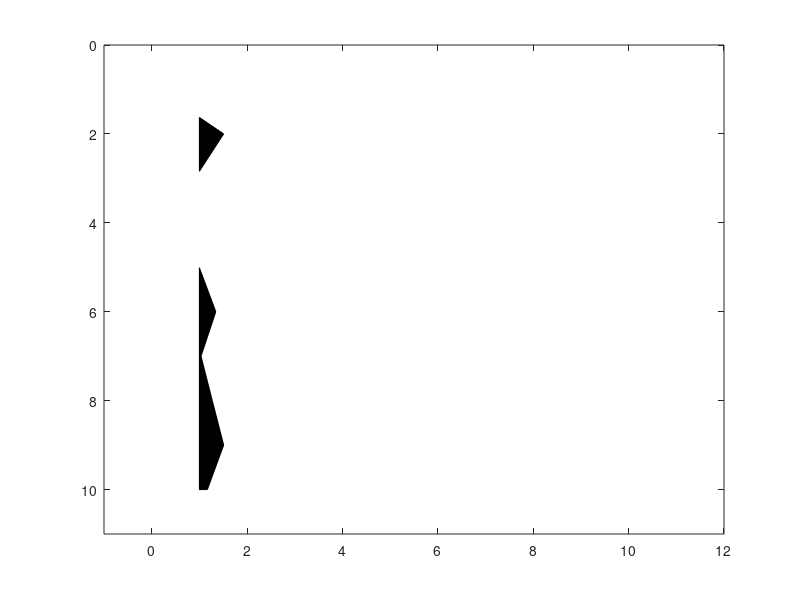

The MATLAB script that drew this image: (Note: this script raises an error after producing the figure.)
function wigb(a,scal,x,z,amx)
%WIGB: Plot seismic data using wiggles.
%
%  WIGB(a,scal,x,z,amx)
%
%  IN  a:     seismic data (a matrix, traces are columns)
%      scale: multiple data by scal
%      x:     horizontal axis (often offset)
%      z:     vertical axis (often time)
%
%  Note
%
%    If only 'a' is enter, 'scal,x,z,amn,amx' are set automatically;
%    otherwise, 'scal' is a scalar; 'x, z' are vectors for annotation in
%    offset and time, amx are the amplitude range.
%
%
%  Author(s): Xingong Li (Intseis, Integrated Seismic Solutions)
%  Copyright 1998-2003 Xingong
%  Revision: 1.2  Date: Dec/2002
%  Copyright 2018 Yi Lin
%  Revision: 1.3  Date: April/2018
%  fix a bug: when a trace has its values being all negative and the same, and
% also very small, e.g. trace(:,17) = -1.39e-17, the original code fails. I fixed
% this bug by simply modify the line 75.

 if nargin == 0, nx=10;nz=10; a = rand(nz,nx)-0.5; end;

 [nz,nx]=size(a);

 trmx= max(abs(a));
 if (nargin <= 4); amx=mean(trmx);  end;
 if (nargin <= 2); x=[1:nx]; z=[1:nz];  end;
 if (nargin <= 1); scal =1; end;

 if nx <= 1; disp(' ERR:PlotWig: nx has to be more than 1');return;end;

 % take the average as dx

	dx1 = abs(x(2:nx)-x(1:nx-1));
 	dx = median(dx1);


 dz=z(2)-z(1);
 xmx=max(max(a)); xmn=min(min(a));

 if scal == 0; scal=1; end;
 a = a * dx /amx;
 a = a * scal;

 fprintf(' PlotWig: data range [%f, %f], plotted max %f \n',xmn,xmx,amx);

% set display range

 x1=min(x)-2.0*dx; x2=max(x)+2.0*dx;
 z1=min(z)-dz; z2=max(z)+dz;

 set(gca,'NextPlot','add','Box','on', ...
  'XLim', [x1 x2], ...
  'YDir','reverse', ...
  'YLim',[z1 z2]);



	fillcolor = [0 0 0];
	linecolor = [0 0 0];
	linewidth = 1.;

	z=z'; 	% input as row vector
	zstart=z(1);
	zend  =z(nz);

for i=1:nx,

  if trmx(i) ~= 0 && trmx(i) >= 1e-8;    % skip the zero traces, fix the bug 
	tr=a(:,i); 	% --- one scale for all section
  	s = sign(tr) ;
  	i1= find( s(1:nz-1) ~= s(2:nz) );	% zero crossing points
	npos = length(i1);


	%12/7/97
	zadd = i1 + tr(i1) ./ (tr(i1) - tr(i1+1)); %locations with 0 amplitudes
	aadd = zeros(size(zadd));

	[zpos,vpos] = find(tr >0);
	[zz,iz] = sort([zpos; zadd]); 	% indices of zero point plus positives
	aa = [tr(zpos); aadd];
	aa = aa(iz);

	% be careful at the ends
		if tr(1)>0, 	a0=0; z0=1.00;
		else, 		a0=0; z0=zadd(1);
		end;
		if tr(nz)>0, 	a1=0; z1=nz;
		else, 		a1=0; z1=max(zadd);
		end;

	zz = [z0; zz; z1; z0];
 	aa = [a0; aa; a1; a0];

	zzz = zstart + zz*dz -dz;

patch( aa+x(i) , zzz,  fillcolor);

	line( 'Color',[1 1 1],'EraseMode','background',  ...
         'Xdata', x(i)+[0 0], 'Ydata',[zstart zend]); % remove zero line

%'LineWidth',linewidth, ...
%12/7/97 'Xdata', x(i)+[0 0], 'Ydata',[z0 z1]*dz);	% remove zero line

	line( 'Color',linecolor,'EraseMode','background',  ...
	 'LineWidth',linewidth, ...
	 'Xdata', tr+x(i), 'Ydata',z);	% negatives line

   else % zeros trace
line( 'Color',linecolor,'EraseMode','background',  ...
	 'LineWidth',linewidth, ...
         'Xdata', [x(i) x(i)], 'Ydata',[zstart zend]);
   end;
end;
